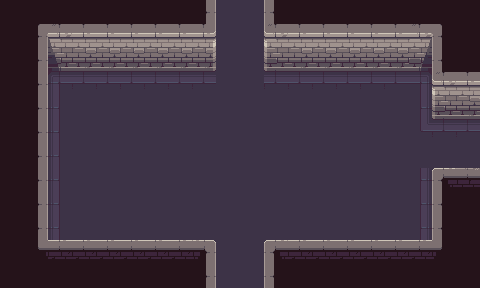

A level layout from a 2D game, rendered from its tile map. Below: a short description, then the map file with its tile-grid data intact:
An orthogonal 20x12 tile map with 24x24 px tiles, 2 tile layers (图块层 1, Wall), 2 tilesets.

<map version="1.10" tiledversion="1.11.2" orientation="orthogonal" renderorder="right-down" width="20" height="12" tilewidth="24" tileheight="24" infinite="0" nextlayerid="3" nextobjectid="1">
 <tileset firstgid="1" source="../Base.tsx" />
 <tileset firstgid="106" source="../Air.tsx" />
 <layer id="1" name="图块层 1" width="20" height="12">
  <data encoding="csv">
101,101,101,101,101,101,101,101,48,70,70,57,101,101,101,101,101,101,101,101,
101,18,19,20,20,20,20,20,21,70,70,24,20,20,20,20,20,26,27,101,
101,63,34,40,40,40,40,40,36,70,70,39,40,40,40,40,40,41,42,101,
93,63,37,50,50,50,50,50,50,70,70,50,50,50,50,50,50,38,24,25,
93,48,64,68,68,68,68,68,68,83,83,68,68,68,68,68,68,71,39,40,
93,48,64,68,68,68,68,83,83,68,68,68,68,68,68,68,68,53,54,54,
93,48,64,68,68,68,83,83,68,70,70,70,70,70,70,70,70,70,70,70,
93,48,64,68,68,68,83,83,83,68,68,68,68,68,68,68,68,71,84,85,
101,63,64,68,68,68,68,68,83,83,83,68,68,68,68,68,68,71,42,101,
101,63,64,68,68,68,68,68,68,68,68,68,68,68,68,68,68,71,42,101,
101,96,97,97,97,97,97,97,81,70,70,84,97,97,97,97,97,97,99,101,
101,101,101,101,101,101,101,101,48,70,70,57,101,101,101,101,101,101,101,101
</data>
 </layer>
 <layer id="2" name="Wall" width="20" height="12" opacity="0">
  <data encoding="csv">
0,0,0,0,0,0,0,0,106,0,0,106,0,0,0,0,0,0,0,0,
0,106,106,106,106,106,106,106,106,0,0,106,106,106,106,106,106,106,106,0,
0,106,0,0,0,0,0,0,0,0,0,0,0,0,0,0,0,0,106,0,
0,106,0,0,0,0,0,0,0,0,0,0,0,0,0,0,0,0,106,106,
0,106,0,0,0,0,0,0,0,0,0,0,0,0,0,0,0,0,0,0,
0,106,0,0,0,0,0,0,0,0,0,0,0,0,0,0,0,0,0,0,
0,106,0,0,0,0,0,0,0,0,0,0,0,0,0,0,0,0,0,0,
0,106,0,0,0,0,0,0,0,0,0,0,0,0,0,0,0,0,106,106,
0,106,0,0,0,0,0,0,0,0,0,0,0,0,0,0,0,0,106,0,
0,106,0,0,0,0,0,0,0,0,0,0,0,0,0,0,0,0,106,0,
0,106,106,106,106,106,106,106,106,0,0,106,106,106,106,106,106,106,106,0,
0,0,0,0,0,0,0,0,106,0,0,106,0,0,0,0,0,0,0,0
</data>
 </layer>
</map>
